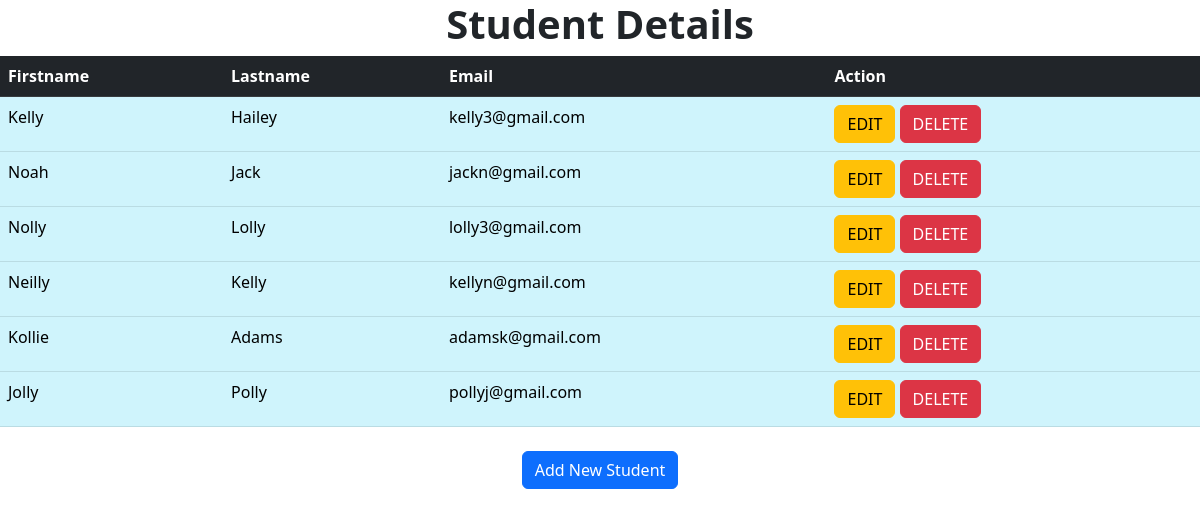
The page /show on the database its author committed.
### crudapp/models.py (models this page shows)
class Students(models.Model):
    firstname = models.CharField(max_length=200)
    lastname = models.CharField(max_length=200)
    email = models.EmailField()
    class Meta:
        db_table = "student"

### crudapp/views.py (the view)
# urls.py: path('show', views.show),
def show(request):
    students = Students.objects.all()
    return render(request, 'show.html', {'students': students})

### templates/show.html (shortened to what this page needs)
<!doctype html>
<html lang="en">
<head>
    {% load static %}
    <link rel="stylesheet" href="{% static 'css/bootstrap.min.css' %}">
</head>
<body>
<h1 style="text-align: center;font-weight: bold">Student Details</h1>
<table class="table table-info" style="margin: 0 auto">
    <thead class="table-dark">
    <tr>
        <th>Firstname</th>
        <th>Lastname</th>
        <th>Email</th>
        <th>Action</th>
    </tr>
    </thead>
    <tbody>
    {% for student in students %}
    <tr>
        <td>{{ student.firstname }}</td>
        <td>{{ student.lastname }}</td>
        <td>{{ student.email }}</td>
        <td>
            <a href="edit/{{ student.id }}" class="btn btn-warning">EDIT</a>
            <a href="delete/{{ student.id }}" class="btn btn-danger">DELETE</a>
        </td>
    </tr>
    {% endfor %}
    </tbody>
</table>
<br>
<center><a href="/index" class="btn btn-primary">Add New Student</a></center>
</body>
</html>

### rows shown on the page
Students: firstname "Kelly", lastname "Hailey", email "kelly3@gmail.com"
Students: firstname "Noah", lastname "Jack", email "jackn@gmail.com"
Students: firstname "Nolly", lastname "Lolly", email "lolly3@gmail.com"
Students: firstname "Neilly", lastname "Kelly", email "kellyn@gmail.com"
Students: firstname "Kollie", lastname "Adams", email "adamsk@gmail.com"
Students: firstname "Jolly", lastname "Polly", email "pollyj@gmail.com"
